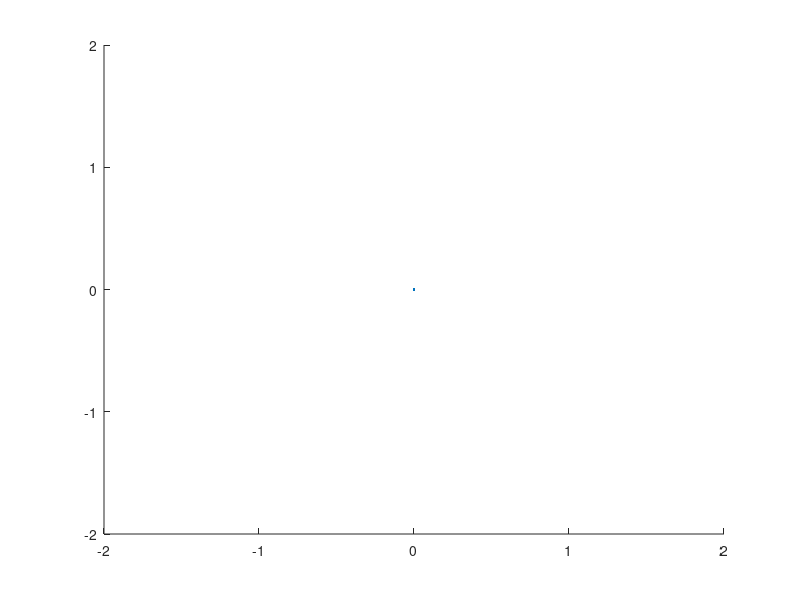

MATLAB code to generate this figure: (Note: this script raises an error after producing the figure.)
%%%%%%%%%%%%%%%%%%%%%%%%%%%%%%%
% Стартовая программа для демонстрации случайных %
% блужданий %
%%%%%%%%%%%%%%%%%%%%%%%%%%%%%%%
n =500; % Число частиц
dh =.02; % Параметр случайного распределения
% Задание вектор-столбцов координат точек
y =1:n; y=zeros(size(y));
y=y'; x =zeros(size(y));
%h=plot(x,y,'k.'); % Вывод начального положения точек
h=line([0],[0]);
axis([-2 2 -2 2 ]); % Задание осей
% Определение режима перерисовки и размера точек
set(h,'EraseMode','background','MarkerSize',3,'LineStyle','.');
pause(1); % Пауза для вывода графика на экран
i=0; % Начальное значение

dn=0:0.02:2;
a=0;
b=0;
ac=dh*dh/3;
lh=line([0],[0]);
le=line([0],[0]);
set(lh,'Color','r');
nc=0;
while nc < 10000 % neБесконечный цикл
nc=nc+1;
i=i+1;
x=x+dh*(2*rand(n,1)-1); % Случайные смещения x-координаты каждой точки
y=y+dh*(2*rand(n,1)-1); % Случайные смещения y-координаты каждой точки
% Смена координат точек на рисунке
set(h,'XData',x,'YData',y,'Color','k');
r=sqrt(x.*x+y.*y);
[a,b] = hist(r,dn);
[a,b] = stairs(a,b);
%c = exp(-b.*b/2/nc/dh/dh)/sqrt(2*nc*pi*dh*dh)/10;
c = (b.*2*pi*0.02*n/5.7).*exp(-b.*b/(2*i*ac))/(i*ac)/n*5;
set(lh, 'XData', b,'YData',a/n*5-2);
set(le, 'XData', b,'YData',c-2);
pause(0.01);
end;
%%%%%%%%%%%%%%%%%%%%%%%%%%%%%%%%%%%%%%%%
